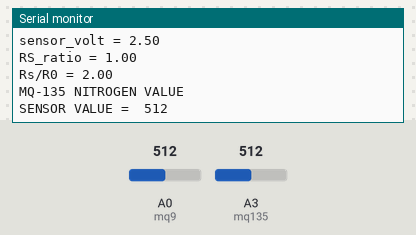
The sketch below on a simulated Arduino Uno, built with avr-gcc and run on an emulated ATmega328P. Parts: the last lines printed to the serial monitor. Inputs (shaded band) come from the test bench; at power-on: A0 (mq9) = 512, A3 (mq135) = 512.

Above: at 1.8 s.
1.9 s: A0 (mq9) set to 0
At 2.8 s:
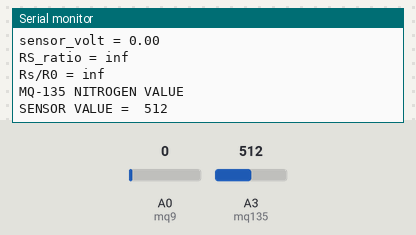
3.6 s: A3 (mq135) set to 716
At 4.7 s:
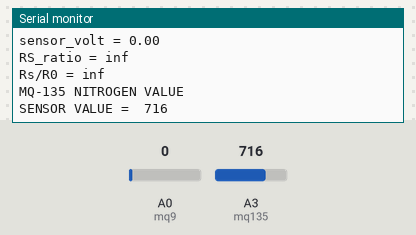
5.1 s: A0 (mq9) set to 122
At 6.1 s:
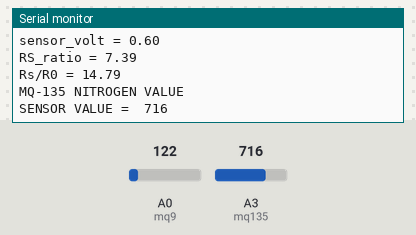
6.6 s: A3 (mq135) set to 900
At 8.3 s:
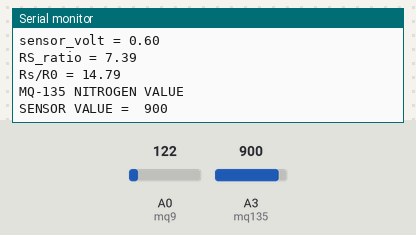
Timing chart, 0 to 9.1 s (numbered marks = the images above; inputs shaded):
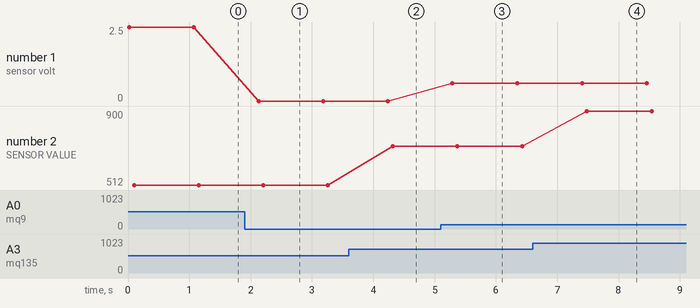

Measured:
- after the input at 1.9 s, the serial monitor: prints a new line after 0.23 s (image 1)
- after the input at 3.6 s, the serial monitor: prints a new line after 0.72 s (image 2)
- after the input at 5.1 s, the serial monitor: prints a new line after 0.19 s (image 3)
- after the input at 6.6 s, the serial monitor: prints a new line after 0.88 s (image 4)
- plotted number 1: 0 → 0.6 after the input at 5.1 s
- plotted number 2: 512 → 716 after the input at 3.6 s, 716 → 900 after the input at 6.6 s

The sketch:

mq_9_and_135.ino
```cpp
int mq9 = A0;
int mq135 = A3;
float R0 = 0.50;
void setup() {
  Serial.begin(9600);
  pinMode(mq9,INPUT);
  pinMode(mq135,INPUT);
}

void loop() {

  float sensor_volt;
  float RS_gas; // Get value of RS in a GAS
  float ratio; // Get ratio RS_GAS/RS_air
  int sensorValue9 = analogRead(A0);
  int sensorValue135 = analogRead(A3);
  sensor_volt=(float)sensorValue9/1024*5.0;
  RS_gas = (5.0-sensor_volt)/sensor_volt; // omit *RL

  /*-Replace the name "R0" with the value of R0 in the demo of First Test -*/
  ratio = RS_gas/R0;  // ratio = RS/R0
  /*-----------------------------------------------------------------------*/
  Serial.println("MQ-9 CARBON VALUE");
  Serial.print("sensor_volt = ");
  Serial.println(sensor_volt);
  Serial.print("RS_ratio = ");
  Serial.println(RS_gas);
  Serial.print("Rs/R0 = ");
  Serial.println(ratio);

  Serial.print("\n\n");

  Serial.println("MQ-135 NITROGEN VALUE");
  Serial.print("SENSOR VALUE =  ");
  Serial.println(sensorValue135);

  Serial.print("\n\n");

  delay(1000);

}
```
